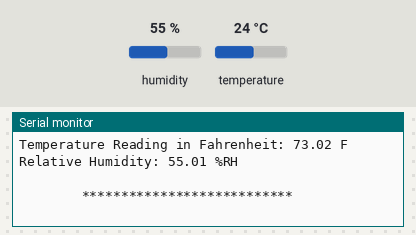
Bench run of a sketch on a simulated Arduino Uno, built with avr-gcc and run on an emulated ATmega328P. On the bench: the last lines printed to the serial monitor. Wiring (inferred from the names in the program): HTU21/Si7021 sensor at I2C address 0x40. The inputs (shaded band) are chosen by the test bench; at power-on: humidity 55 %, temperature 24 °C.

Above: at 1.7 s.
1.8 s: humidity set to 22 %
At 2.08 s:
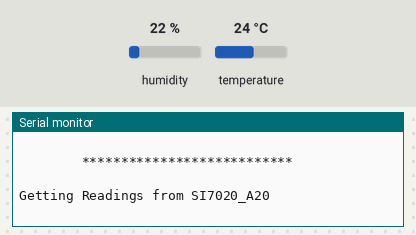
3.7 s: temperature set to 12 °C
At 4.4 s:
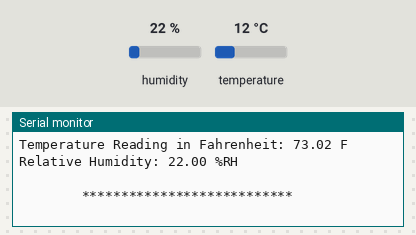
5.6 s: temperature set to 41 °C
At 6.2 s:
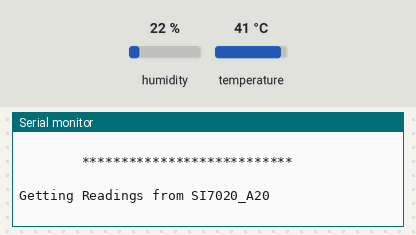
Timing chart, 0 to 8.6 s (numbered marks = the images above; inputs shaded):
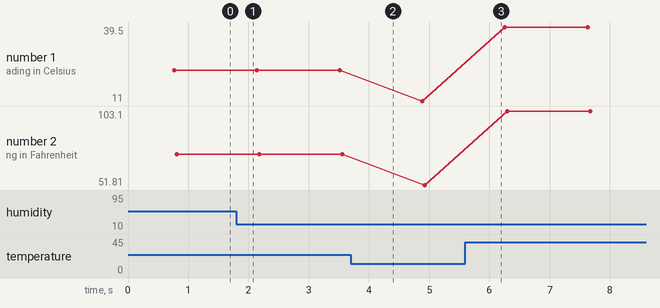

Measured:
- plotted number 1: 22.79 → 11 after the input at 3.7 s, 11 → 39.5 after the input at 5.6 s
- plotted number 2: 73.02 → 51.81 after the input at 3.7 s, 51.81 → 103.1 after the input at 5.6 s

The sketch:

SI7020Example.ino
```cpp
/**************************************************************************/
/*
        Distributed with a free-will license.
        Use it any way you want, profit or free, provided it fits in the licenses of its associated works.
        SI7020-A20
        This code is designed to work with the SI7020-A20_I2CS I2C Mini Module available from ControlEverything.com.
        https://www.controleverything.com/content/Temperature?sku=SI7020-A20_I2CS#tabs-0-product_tabset-2
*/
/**************************************************************************/

#include <Wire.h>
#include <SI7020_A20.h>

SI7020_A20 si;

void setup(void)
{
    Serial.begin(9600);

    // The address can be changed making the option of connecting multiple devices
    si.getAddr_SI7020_A20(SI7020_A20_DEFAULT_ADDRESS);   // 0x40

    // The Measurement Resolution, VDD Status, On-Chip Heater Status and Heater Current,
    // The Temperature and Humidity Measurement Modes can be changed via the following functions

    si.setResolution(RESOLUTION_0);             // RH: 12 bit, Temp: 14 bit
    // si.setResolution(RESOLUTION_1);          // RH: 8 bit, Temp: 12 bit
    // si.setResolution(RESOLUTION_2);          // RH: 10 bit, Temp: 13 bit
    // si.setResolution(RESOLUTION_4);          // RH: 11 bit, Temp: 11 bit

    si.setVoltage(VOLTAGE_OK);                  // VDD OK
    // si.setVoltage(VOLTAGE_LOW);              // VDD Low

    si.setHeaterStatus(HEATER_ENABLE);          // On-chip Heater Enable
    // si.setHeaterStatus(HEATER_DISABLE);      // On-chip Heater Disable

    si.setHeaterCurrent(HEATER_3_09);           // Heater Current: 3.09 mA
    // si.setHeaterCurrent(HEATER_9_18);        // Heater Current: 9.18 mA
    // si.setHeaterCurrent(HEATER_15_24);       // Heater Current: 15.24 mA
    // si.setHeaterCurrent(HEATER_21_33);       // Heater Current: 21.33 mA
    // si.setHeaterCurrent(HEATER_27_39);       // Heater Current: 27.39 mA
    // si.setHeaterCurrent(HEATER_33_48);       // Heater Current: 33.48 mA
    // si.setHeaterCurrent(HEATER_39_54);       // Heater Current: 39.54 mA
    // si.setHeaterCurrent(HEATER_45_63);       // Heater Current: 45.63 mA
    // si.setHeaterCurrent(HEATER_51_69);       // Heater Current: 51.69 mA
    // si.setHeaterCurrent(HEATER_57_78);       // Heater Current: 57.78 mA
    // si.setHeaterCurrent(HEATER_63_84);       // Heater Current: 63.84 mA
    // si.setHeaterCurrent(HEATER_69_93);       // Heater Current: 69.93 mA
    // si.setHeaterCurrent(HEATER_75_99);       // Heater Current: 75.99 mA
    // si.setHeaterCurrent(HEATER_82_08);       // Heater Current: 82.08 mA
    // si.setHeaterCurrent(HEATER_88_14);       // Heater Current: 88.14 mA
    // si.setHeaterCurrent(HEATER_94_20);       // Heater Current: 94.20 mA


    si.setTempMode(TEMP_NO_HOLD);               // Measure Temperature, No Hold Master Mode
    // si.setTempMode(TEMP_HOLD);               // Measure Temperature, Hold Master Mode

    si.setHumidityMode(HUMIDITY_NO_HOLD);       // Measure Humidity, No Hold Master Mode
    // si.setHumidityMode(HUMIDITY_HOLD);       // Measure Humidity, Hold Master Mode

    si.begin();
    delay(500);
}

void loop(void)
{
    byte error;
    int8_t address;

    address = si.si_i2cAddress;
    // The i2c_scanner uses the return value of
    // the Write.endTransmisstion to see if
    // a device did acknowledge to the address.
    Wire.beginTransmission(address);
    error = Wire.endTransmission();
    if (error == 0)
    {
        float cTemp, fTemp, humidity;

        Serial.println("Getting Readings from SI7020_A20");
        Serial.println(" ");
        // Read and print out the temperature, then convert to C and F scales
        cTemp = si.Measure_Temperature();
        fTemp = cTemp * 1.8 + 32;

        // Read and print out the Relative Humidity, convert it to %RH
        humidity = si.Measure_Humidity();

        // Output data to screen
        Serial.print("Temperature Reading in Celsius: ");
        Serial.print(cTemp);
        Serial.println(" C");
        Serial.print("Temperature Reading in Fahrenheit: ");
        Serial.print(fTemp);
        Serial.println(" F");
        Serial.print("Relative Humidity: ");
        Serial.print(humidity);
        Serial.println(" %RH");
        Serial.println(" ");
        Serial.println("        ***************************        ");
        Serial.println(" ");
    }
    else
    {
        Serial.println("SI7020_A20 Disconnected!");
        Serial.println(" ");
        Serial.println("        ************        ");
        Serial.println(" ");
    }

    delay(1000);
}
```
